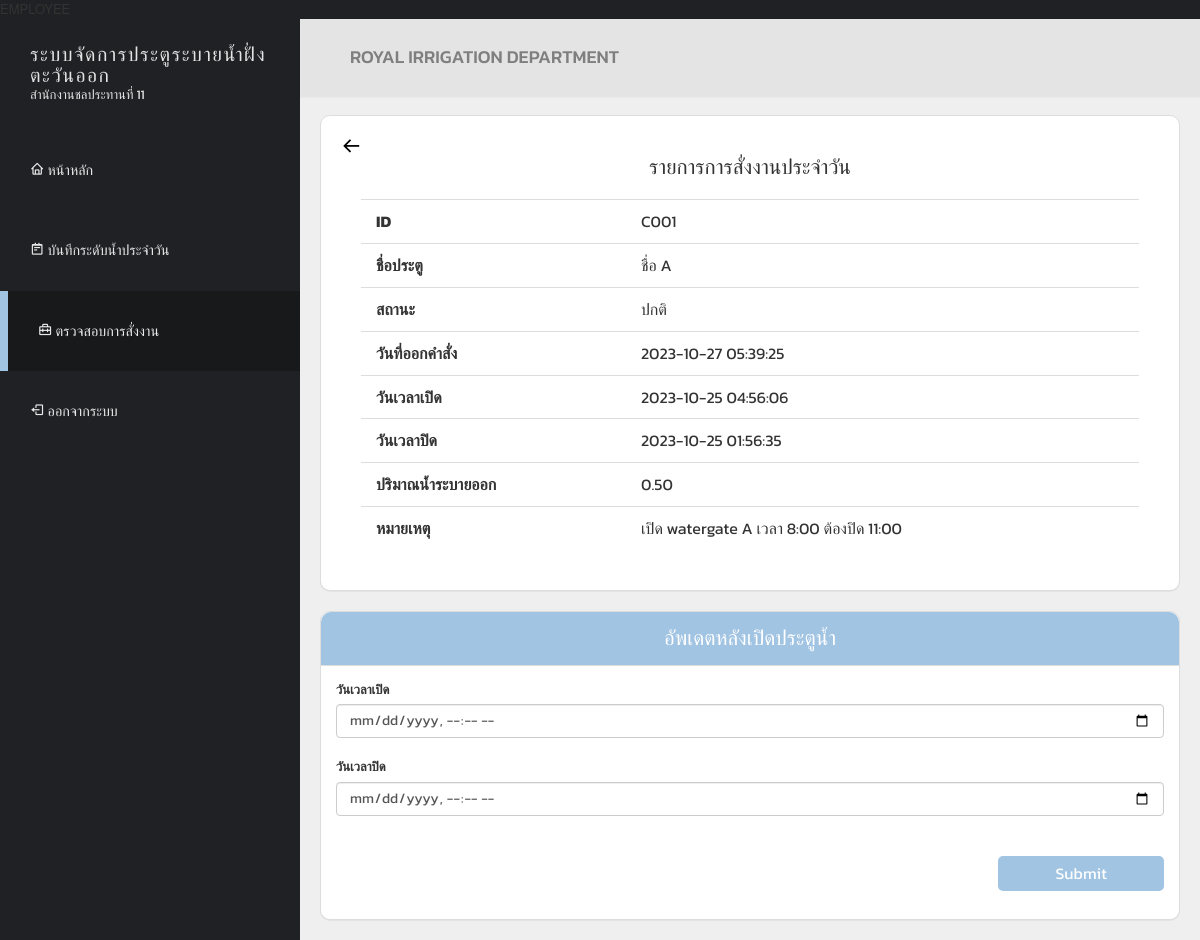
The page /view/employee/employee-wg-assignment01.php?command_ID=C001 (signed in) on the database as committed earlier.
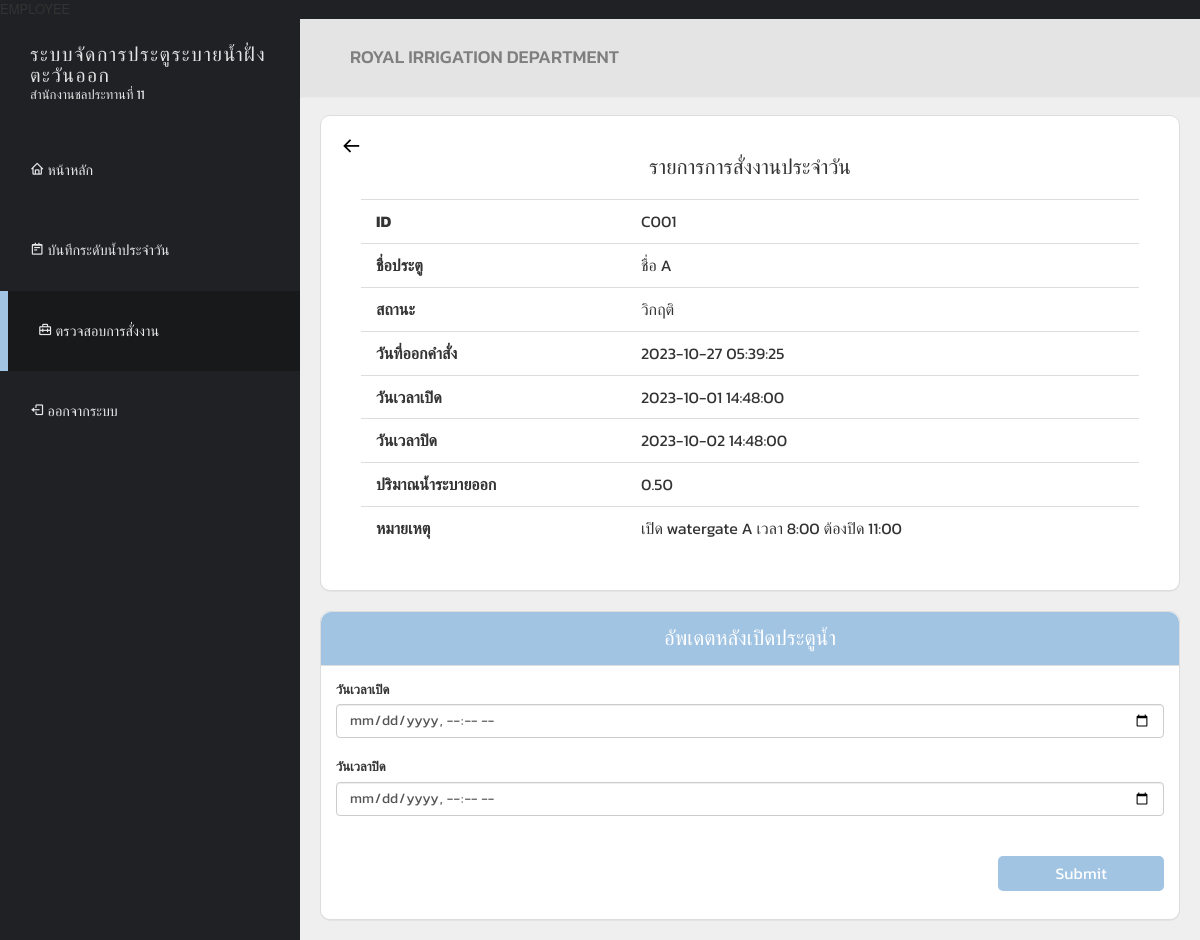
The same page on the database as committed later.
### tables this page shows
CREATE TABLE `commands_log` (
  `command_ID` varchar(255) NOT NULL,
  `employee_com_ID` varchar(255) NOT NULL,
  `watergate_com_ID` varchar(255) NOT NULL,
  `note` varchar(255) NOT NULL
);

CREATE TABLE `watergate_name` (
  `watergate_name_ID` varchar(255) NOT NULL,
  `gate_name` varchar(255) NOT NULL
);

CREATE TABLE `watergate` (
  `watergate_ID` varchar(255) NOT NULL,
  `gate_status` int(1) NOT NULL DEFAULT '0',
  `water_source_name` varchar(255) DEFAULT NULL,
  `criterion` float DEFAULT NULL,
  `gate_route_ID` varchar(255) DEFAULT NULL
);

CREATE TABLE `commands_log_time` (
  `command_time_ID` varchar(255) NOT NULL,
  `command_time` timestamp NOT NULL DEFAULT CURRENT_TIMESTAMP ON UPDATE CURRENT_TIMESTAMP
);

CREATE TABLE `openning_time_commands` (
  `open_command_ID` varchar(255) NOT NULL,
  `openning_time` timestamp NOT NULL DEFAULT CURRENT_TIMESTAMP ON UPDATE CURRENT_TIMESTAMP
);

CREATE TABLE `closing_time_commands` (
  `close_command_ID` varchar(255) NOT NULL,
  `closing_time` timestamp NOT NULL DEFAULT CURRENT_TIMESTAMP ON UPDATE CURRENT_TIMESTAMP
);

### view/employee/employee-wg-assignment01.php (the view, shortened to what this page needs)
<?php
    require_once '../../db.php';
    $command_ID = $_GET['command_ID'];
    $sql = "SELECT
    cl.command_ID,
    cl.employee_com_ID,
    cl.watergate_com_ID,
    wn.gate_name,
    cl.note,
    clt.command_time,
    wg.gate_status,
    ctc.closing_time,
    otc.openning_time
FROM
    commands_log AS cl
JOIN
    commands_log_time AS clt
ON
    cl.command_ID = clt.command_time_ID
JOIN
    watergate_name AS wn
ON
    cl.watergate_com_ID = wn.watergate_name_ID
JOIN
    watergate AS wg
ON
    cl.watergate_com_ID = wg.watergate_ID
LEFT JOIN
    closing_time_commands AS ctc
ON
    cl.command_ID = ctc.close_command_ID
LEFT JOIN
    openning_time_commands AS otc
ON
    cl.command_ID = otc.open_command_ID
WHERE
    cl.command_ID = :command_ID";
    $stmt = $conn->prepare($sql);
    $stmt->bindParam(':command_ID', $command_ID, PDO::PARAM_INT);
    $stmt->execute();
    $result = $stmt->fetch();
?>
<!DOCTYPE html>
<html lang="en">
<head>
  <link href='https://font.googleapis.com/css2?family=Poppins:wght@300;400;500;600;700;800;900&display=swap' rel='stylesheet' type='text/css'>
  <link href="../../css/font-awesome.min.css" rel="stylesheet">
  <link href="../../css/bootstrap.min.css" rel="stylesheet">
  <link href="../../css/templatemo-style.css" rel="stylesheet">
  <link href='https://unpkg.com/boxicons@2.1.4/css/boxicons.min.css' rel='stylesheet'>
</head>
<body>
  <div class="templatemo-flex-row">
    <div class="templatemo-sidebar">
      <header class="templatemo-site-header">
        <h1>ระบบจัดการประตูระบายน้ำฝั่งตะวันออก</h1>
        <p>สำนักงานชลประทานที่ 11</p>
      </header>
      <nav class="templatemo-left-nav">
        <ul>
          <li><a href="employee-home.php"><i class='bx bx-home' ></i> หน้าหลัก</a></li>
          <li><a href="employee-wg-reporter.php"><i class='bx bx-notepad'></i> บันทึกระดับน้ำประจำวัน</a></li>
          <li><a href="#" class="active"><i class='bx bx-briefcase-alt-2'></i> ตรวจสอบการสั่งงาน</a></li>
          <li><a href="../../logout.php"><i class='bx bx-log-out'></i> ออกจากระบบ</a></li>
        </ul>
      </nav>
    </div>
    <div class="templatemo-content col-1 light-gray-bg">
      <div class="templatemo-top-nav-container">
        <div class="row">
          <nav class="templatemo-top-nav col-lg-12 col-md-12">
            <ul class="text-uppercase">
              <h3>royal irrigation department</h3>
            </ul>
          </nav>
        </div>
      </div>
      <div class="panel panel-default margin-10" style="text-align: center; margin: 20px; padding: 20px;">
        <h2 style="text-align: left;"><a href="employee-wg-assignment.php" class="templatemo-link"><i class='bx bx-arrow-back'></i></a></h2>
        <h2>รายการการสั่งงานประจำวัน</h2>
        <div class="table-responsive" style="padding: 20px;">
          <table class="table">
            <tbody style="text-align: left; padding-left: 40px;">
              <tr>
                <td><b>ID</b></td>
                <td><?php echo $result['command_ID']; ?></td>
              </tr>
              <tr>
                <td><b>ชื่อประตู</b></td>
                <td><?php echo $result['gate_name']; ?></td>
              </tr>
              <tr>
                <td><b>สถานะ</b></td>
                <td>
                <?php
                  $status = $result['gate_status'];
                  switch ($status) {
                      case 0:
                          $statusLabel = "ปกติ";
                          break;
                      case 1:
                          $statusLabel = "วิกฤติ";
                          break;
                  }
                  echo $statusLabel;
                ?>
                </td>
              </tr>
              <tr>
                <td><b>วันที่ออกคำสั่ง</b></td>
                <td><?php echo $result['command_time']; ?></td>
              </tr>
              <tr>
                <td><b>วันเวลาเปิด</b></td>
                <td><?php echo $result['openning_time']; ?></td>
              </tr>
              <tr>
                <td><b>วันเวลาปิด</b></td>
                <td><?php echo $result['closing_time']; ?></td>
              </tr>
              <tr>
                <td><b>ปริมาณน้ำระบายออก</b></td>
                <td>0.50</td>
              </tr>
              <tr>
                <td><b>หมายเหตุ</b></td>
                <td><?php echo $result['note']; ?></td>
              </tr>
            </tbody>
          </table>
        </div>
      </div>
      <div class="panel panel-default margin-10" style="text-align: center; margin: 20px;">
        <div class="panel-heading">
          <h2>อัพเดตหลังเปิดประตูน้ำ</h2>
        </div>
        <div class="panel-body">
          <form action="../../controller/employee-wg-assignment01-controller.php" method="post" class="templatemo-login-form" style="text-align: left;">
            <div class="form-group">
              <label for="openTimestamp">วันเวลาเปิด</label>
              <input name='openTimestamp' type="datetime-local" class="form-control" id="timestamp" placeholder="" required>
            </div>
            <div class="form-group">
              <label for="closeTimestamp">วันเวลาปิด</label>
              <input name='closeTimestamp' type="datetime-local" class="form-control" id="timestamp" placeholder="" required>
            </div>
            <div class="form-group" style="text-align: right; padding-top: 20px;">
              <button name='submitAssignment' type="submit" class="btn-primary" style="font-size: 16px;">Submit</button>
            </div>
          </form>
        </div>
      </div>
    </div>
  </div>
</body>
</html>

### css/templatemo-style.css (style rules this page uses)
* { font-family: 'Poppins', 'Kanit', sans-serif; }
body { font-size: 13px; }
body, .templatemo-left-nav { background: #1f2124; }
h1, h2, h3 { margin: 0; }
h2 { font-size: 1.6em; }
h3 { color: #7f7f7f; font-size: 1.4em; }
ul { list-style-type: none; margin: 0; padding: 0; }
nav li { font-size: 1.1em; list-style: none; text-transform: uppercase; }
.light-gray-bg { background-color: #efefef; }
.margin-10 { margin: 10px; }
.templatemo-sidebar { width: 300px; }
.templatemo-site-header { margin: 25px 30px; color: #e4e4e4; }
.templatemo-site-header h1 { color: #e4e4e4; display: inline-block; font-size: 1.5em; font-weight: 300; letter-spacing: 1.5px; text-transform: uppercase; vertical-align: middle; }
.templatemo-left-nav li { font-weight: 300; }
.templatemo-left-nav a.active, .templatemo-left-nav a:hover { background: #18191b; border-left: 8px solid #A1C4E3; }
.templatemo-left-nav a { color: #e9e9ea; display: block; padding: 30px; transition: all 0.3s ease; }
.templatemo-top-nav-container { background-color: #e4e4e4; padding: 28px 50px; box-shadow: 0px 0px 2px 2px rgba(161, 159, 159, 0.18); }
.templatemo-content { margin-top: 0px; min-height: 600px; padding: 0; overflow-x: hidden; }
.templatemo-flex-row { display: -webkit-flex; display: -ms-flexbox; display: flex; }
.col-1 { -webkit-flex: 1; -ms-flex: 1; flex: 1; }
.panel-default>.panel-heading { background-color: #A1C4E3; border-top-left-radius: 10px; border-top-right-radius: 10px; color: white; padding: 15px; }
.panel { border-radius: 10px; }
.table { margin-bottom: 0; }
.table>tbody>tr>td { padding: 10px 15px; }
.templatemo-login-form .form-group { margin-bottom: 20px; }
.templatemo-login-form .form-group:last-child { margin-bottom: 0; }
.btn-primary { width: 20%; height: 35px; border-radius: 5px; background-color: #A1C4E3; border: none; color: white; }
.templatemo-link { color: black; }
.panel>.table-responsive:last-child>.table:last-child, .panel>.table:last-child { border-bottom-right-radius: 10px; border-bottom-left-radius: 10px; }
@media only screen and (min-width: 768px) { .templatemo-left-nav { display: block !important; } }

Rows that differ between the two databases and show on the page:
changed through a linked row, commands_log "เปิด watergate A เวลา 8:00 ต้องปิด 11:00": watergate_com_ID.gate_status "ปกติ" → "วิกฤติ"; openning_time_commands.openning_time "2023-10-25 04:56:06" → "2023-10-01 14:48:00"; closing_time_commands.closing_time "2023-10-25 01:56:35" → "2023-10-02 14:48:00"
